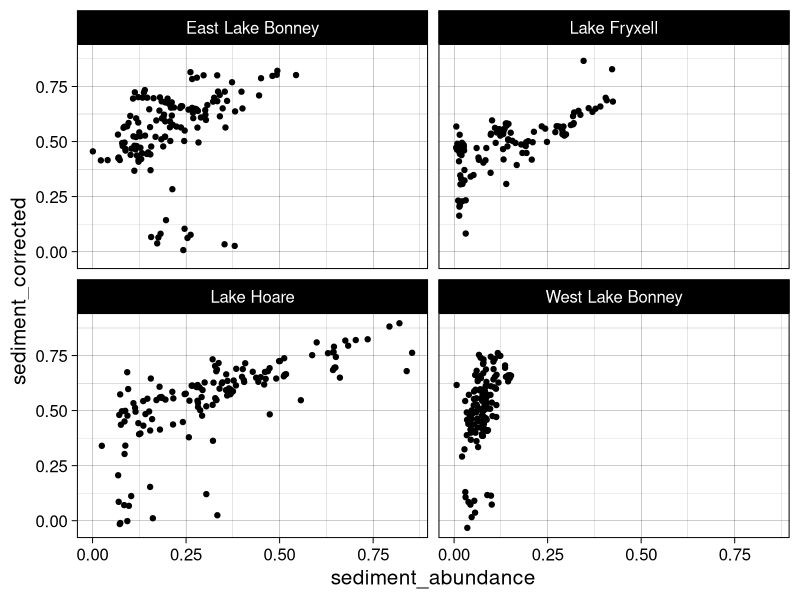

Write the R code that produced this figure.
##### comparing panchromatic data to sma data ####

library(tidyverse)
library(lubridate)

# load data
sma = read_csv("data/sediment abundance data/LANDSAT_sediment_abundances_20250403.csv")

pan = read_csv("data/sediment abundance data/LANDSAT_panchromatic.csv") |> 
  mutate(sediment_corrected = 1-sediment_corrected)


total_data = sma |> 
  left_join(pan, by = join_by(date, lake))


# plot data against each other
ggplot(total_data, aes(sediment_abundance, sediment_corrected)) + 
  geom_point() + 
  facet_wrap(vars(lake)) + 
  theme_linedraw(base_size = 15)
